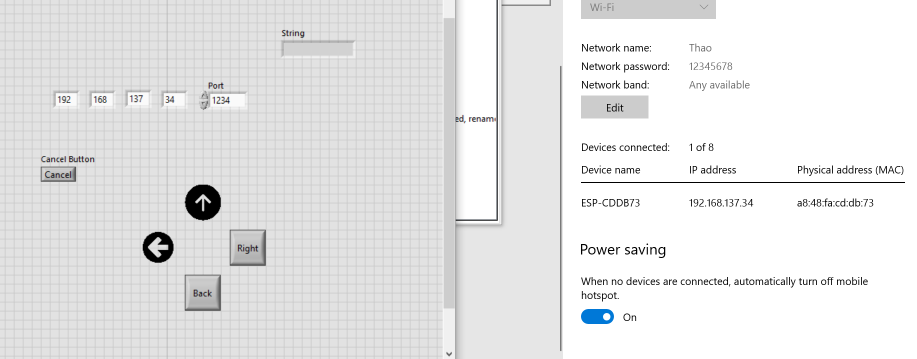
#> input picture images/enter_ip.png, 1834 x 718 px (shown at 1/2 size)
$ python handle_image.py
#> lines starting #> are read from the running program, lines starting #| are printed output that depends on the picture; after the words box and inside, x2 and y2 are one past the last pixel; in counts of white or black regions, pixels touching at a corner belong together
#> further down, image is the input picture: shape (718, 1834, 3); mean B, G, R 230.8, 230.7, 230.6
import cv2 as cv
import numpy as np


def resize_image(image):
    image = cv.resize(image, (200, 125))
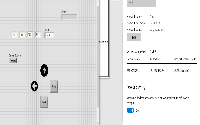
#> image: shape (125, 200, 3); mean of channels 0, 1, 2 229.9, 229.8, 229.7; drawn as B, G, R
    return image


def convert_to_gray(image):
    gray_image = cv.cvtColor(image, cv.COLOR_BGR2GRAY)
    return gray_image


def convert_to_binary(image):
    image = resize_image(image)
    gray_image = convert_to_gray(image)
    (thresh, b_image) = cv.threshold(gray_image, 128, 255, cv.THRESH_BINARY)
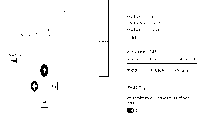
#> b_image: shape (125, 200); 97.9% white; black in thin lines or dots, all inside (x1, y1, x2, y2) = (9, 0, 197, 113)
    return b_image


if __name__ == "__main__":
    image = cv.imread("../images/enter_ip.png")
    image = resize_image(image)
    gray_image = convert_to_binary(image)
    print(gray_image.tolist())
#> (printed output is left out)
    cv.imshow("gray_image", gray_image)
    cv.waitKey()
    cv.destroyAllWindows()

$ run again, with images/run_and_control.png copied over images/enter_ip.png
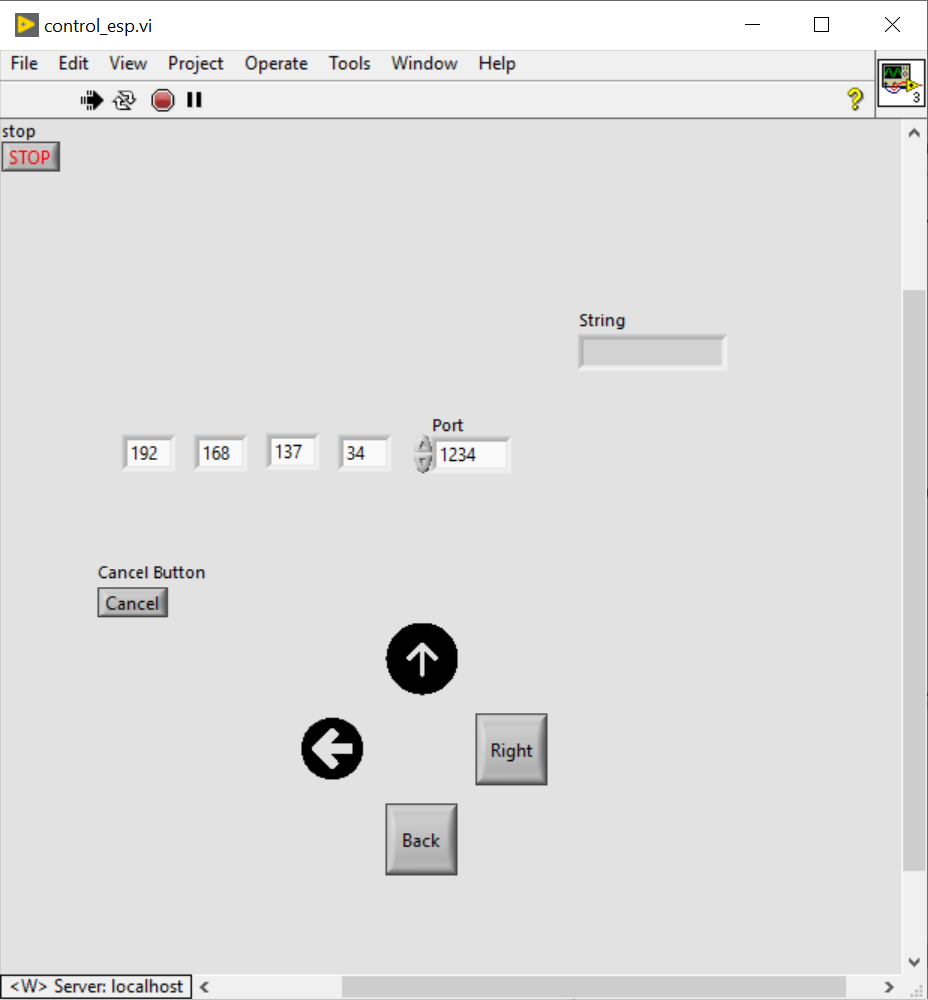
#> input picture images/run_and_control.png, 928 x 1000 px
#> image is the input picture: shape (1000, 928, 3); mean B, G, R 223.4, 223.5, 223.6
#> in resize_image, `image = cv.resize(image, (200, 125))`:
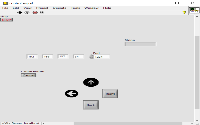
#> image: shape (125, 200, 3); mean of channels 0, 1, 2 224.1, 224.2, 224.3; drawn as B, G, R
#> in convert_to_binary, `(thresh, b_image) = cv.threshold(gray_image, 128, 255, cv.THRESH_BINARY)`:
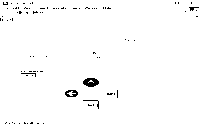
#> b_image: shape (125, 200); 98.4% white; black in thin lines or dots
#> (printed output is left out)
